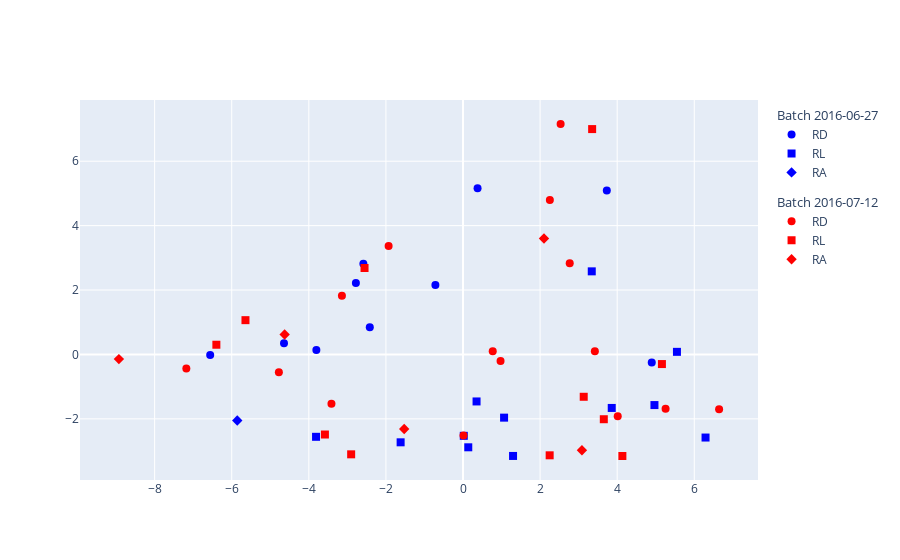

The code cell stored with this chart in its notebook:
### Markdown cell above
## Viewing the ABaCo reconstructed dataset

Here we again create PCoA and look at sample alpha diversities via pairplots but on the batch corrected data.

### Code cell
# Plot the PCoA of the reconstructed dataset
plotPCoA(
    data = corrected_dataset, 
    sample_label=id_col, 
    batch_label=batch_col, 
    experiment_label=bio_col
)

### Figure 1 — Plotly figure (JSON) as saved in the notebook; plotly's stock layout.template omitted (floating-point values rounded to 4 significant figures)
{"data": [{"legendgroup": "2016-06-27", "legendgrouptitle": {"text": "Batch 2016-06-27"}, "marker": {"color": ["blue", "blue", "blue", "blue", "blue", "blue", "blue", "blue", "blue", "blue"], "size": 8, "symbol": ["circle", "circle", "circle", "circle", "circle", "circle", "circle", "circle", "circle", "circle"]}, "mode": "markers", "name": "RD", "type": "scatter", "x": [3.73, 4.896, -6.559, -0.7162, 0.3775, -3.805, -4.644, -2.585, -2.779, -2.418], "y": [5.089, -0.2464, -0.01627, 2.154, 5.163, 0.1384, 0.3459, 2.819, 2.216, 0.8453]}, {"legendgroup": "2016-06-27", "legendgrouptitle": {"text": "Batch 2016-06-27"}, "marker": {"color": ["blue", "blue", "blue", "blue", "blue", "blue", "blue", "blue", "blue", "blue", "blue", "blue"], "size": 8, "symbol": ["square", "square", "square", "square", "square", "square", "square", "square", "square", "square", "square", "square"]}, "mode": "markers", "name": "RL", "type": "scatter", "x": [0.3517, 5.55, -3.813, 3.34, 4.967, 6.292, 1.066, -1.618, 1.298, 0.1367, 3.858, 0.01998], "y": [-1.46, 0.08062, -2.558, 2.58, -1.572, -2.58, -1.963, -2.729, -3.152, -2.884, -1.662, -2.527]}, {"legendgroup": "2016-06-27", "legendgrouptitle": {"text": "Batch 2016-06-27"}, "marker": {"color": ["blue"], "size": 8, "symbol": ["diamond"]}, "mode": "markers", "name": "RA", "type": "scatter", "x": [-5.857], "y": [-2.05]}, {"legendgroup": "2016-07-12", "legendgrouptitle": {"text": "Batch 2016-07-12"}, "marker": {"color": ["red", "red", "red", "red", "red", "red", "red", "red", "red", "red", "red", "red", "red", "red", "red"], "size": 8, "symbol": ["circle", "circle", "circle", "circle", "circle", "circle", "circle", "circle", "circle", "circle", "circle", "circle", "circle", "circle", "circle"]}, "mode": "markers", "name": "RD", "type": "scatter", "x": [-3.141, 0.01271, 2.769, 6.644, -4.777, 3.42, 2.253, 5.256, 2.532, 0.974, -3.413, -7.178, 0.7711, 4.014, -1.93], "y": [1.82, -2.515, 2.83, -1.702, -0.5521, 0.0992, 4.799, -1.683, 7.156, -0.2019, -1.532, -0.4358, 0.1028, -1.919, 3.366]}, {"legendgroup": "2016-07-12", "legendgrouptitle": {"text": "Batch 2016-07-12"}, "marker": {"color": ["red", "red", "red", "red", "red", "red", "red", "red", "red", "red", "red"], "size": 8, "symbol": ["square", "square", "square", "square", "square", "square", "square", "square", "square", "square", "square"]}, "mode": "markers", "name": "RL", "type": "scatter", "x": [-6.398, -2.554, -2.902, -5.643, 2.248, 5.16, 3.653, 4.135, -3.582, 3.35, 3.132], "y": [0.3017, 2.685, -3.102, 1.065, -3.132, -0.2985, -2.012, -3.154, -2.486, 6.998, -1.315]}, {"legendgroup": "2016-07-12", "legendgrouptitle": {"text": "Batch 2016-07-12"}, "marker": {"color": ["red", "red", "red", "red", "red"], "size": 8, "symbol": ["diamond", "diamond", "diamond", "diamond", "diamond"]}, "mode": "markers", "name": "RA", "type": "scatter", "x": [2.101, -8.927, 3.085, -1.526, -4.627], "y": [3.6, -0.144, -2.975, -2.316, 0.6201]}], "layout": {}}
